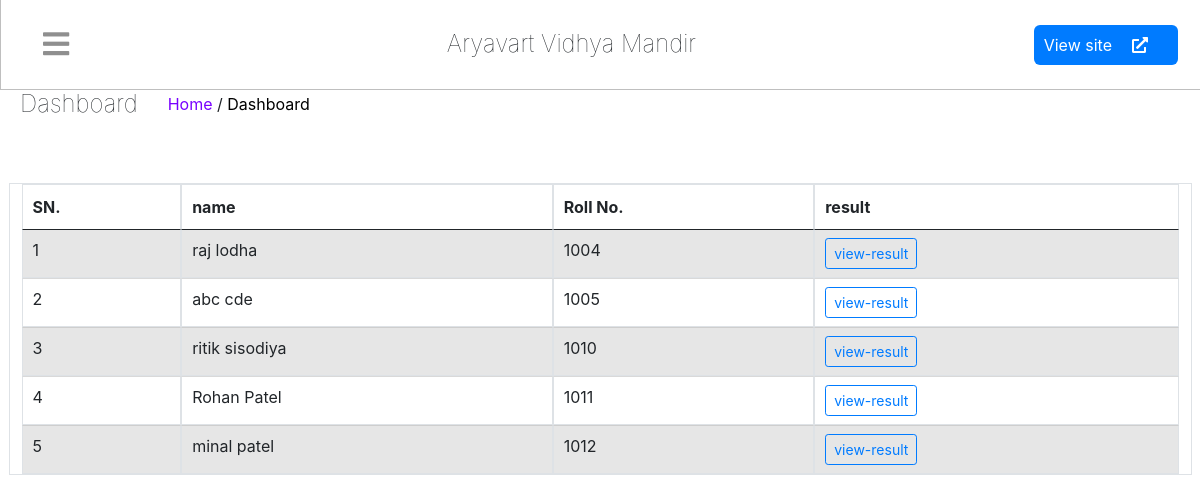
The page /students/ on the database its author committed.
### schoolmain/models.py (models this page shows)
class schoolifo(models.Model):
    icon = models.ImageField(upload_to = 'schoolinfo')
    name = models.CharField(max_length=500)
    address = models.CharField(max_length=500)
    phone = models.CharField(max_length=15)
    phone2 = models.CharField(max_length=15)
    email = models.CharField(max_length=25)

### student/models.py (models this page shows, shortened)
class studentregister(models.Model):
    user  = models.ForeignKey(User,on_delete=models.CASCADE)
    Father_name = models.CharField(max_length = 25)
    Mother_name = models.CharField(max_length = 25)
    schooler_no = models.CharField(max_length = 25)
    gender = models.ForeignKey(gender,on_delete=models.CASCADE)
    dob = models.DateField()
    cast = models.CharField(max_length=20)
    addmission_date  =models.DateField()
    standard = models.ForeignKey(standard,on_delete=models.CASCADE)
    ssmid  =models.CharField(max_length=20)
    addhar_no  =models.CharField(max_length=20)
    address = models.CharField(max_length=100)
    permanent_address = models.CharField(max_length=100)
    account_no = models.CharField(max_length=20)
    IFSC = models.CharField(max_length=20)
    TC = models.FileField(upload_to="certificate",blank=True)
    castcertificate = models.FileField(upload_to='certificate',blank=True)
    status = models.BooleanField(default=False)
    phonestatus = models.BooleanField(default=False)

### myapp/views.py (the view)
# urls.py: path('students/' , views.students,name="getstudents"),
def students(request):
    stulist = studentregister.objects.all()
    return render(request,'index.html',{'stulist':stulist})

### myapp/context_processors.py (called while the page is built)
def alltimefunc(request):
    info = schoolifo.objects.all()[0]
    return {'schoolinfo':info}

### myapp/templates/index.html (shortened to what this page needs)
{% extends 'basic.html' %}
{% block table %}
   {% if stulist %}
   <table class="display table table-striped table-bordered dataTable my-3">
       <thead>
           <tr>
               <th>SN.</th>
               <th>name</th>
               <th>Roll No.</th>
               <th>result</th>
           </tr>
       </thead>
       <tbody>
           {% for row in stulist %}
           <tr>
               <td>{{forloop.counter}}</td>
               <td>{{row.user.first_name}} {{row.user.last_name}}</td>
               <td>{{row.id|add:1000}}</td>
               <td><a href="/?student={{row.user.first_name}} {{row.user.last_name}}&stuid={{row.id}}" class="btn btn-outline-primary btn-sm">view-result</a></td>
           </tr>
           {% endfor %}
       </tbody>
   </table>
{% endif %}
   {% endblock %}

### myapp/templates/basic.html (shortened to what this page needs)
<!DOCTYPE html>
<html lang="en">
{% load static %}
<head>
    <link rel="stylesheet" href="https://cdnjs.cloudflare.com/ajax/libs/font-awesome/5.15.3/css/all.min.css"
 />
    <link href="https://cdn.jsdelivr.net/npm/bootstrap@5.0.2/dist/css/bootstrap.min.css" rel="stylesheet"
>
    <link rel="stylesheet" href="{% static 'dashboard/css/dashboard.css' %}">
  <link rel="stylesheet" href="/static/dist/css/adminlte.min.css">
<link rel="stylesheet" type="text/css" href="https://cdn.datatables.net/1.11.1/css/jquery.dataTables.css">
</head>
<body>
    <div class="{% if request.session.nav %}{{request.session.nav}}{% else %}main{% endif %}" id="mainsidebar">
       {% include 'sidebar_template.html' with user=user id=id %}
        <div class="main-display">
            <div class="main-child">
                <div class="controls">
                    <div class="toggler"  onclick = "Updatenav()">
                        <i class="toggler-ico"></i>
                    </div>
                    <div class="second"><div class="left"><h3>{{schoolinfo.name}}</h3></div></div>
                    <div class="right">
                        <div class="view-site">
                            <a href="{% url "index" %}">View site <i class="fa fa-external-link-alt"></i></a>
                        </div>
                    </div>
                </div>
                 <div class="second">
                    <div class="left">
                        <h3>Dashboard</h3>
                        <div class="location"><a href="#"><span>Home</span></a> / <a href="#">Dashboard</a> </div>
                    </div>
                </div>
                <div class="third mx-3 my-5">
                  <div class="row">
                {% block table %}
                {% endblock %}
                </div>
                </div>
                </div>
            </div>
        </div>
</body>
</html>

### myapp/static/dashboard/css/dashboard.css (style rules this page uses)
* { margin: 0; padding: 0; box-sizing: border-box; }
a { text-decoration: none!important; }
html, body { overflow: hidden; }
.main { display: flex; overflow-y: hidden; }
.main-display { height: 100vh; }
.main-display .main-child { position: fixed; width: 100%; transition: 0.4s; height: 100%; }
.main-display .controls .toggler-ico::before { font-family: "Font Awesome 5 Free"; font-weight: 900; content: "\f0c9"; font-style: normal; }
.main-display .controls .toggler { cursor: pointer; transition: 0.4s; }
.main-display .main-child .controls { display: flex; width: 100%; padding: 22px; justify-content: space-between; border-bottom: 1px solid #00000040; border-left: 1px solid #00000040; }
.main-display .main-child .controls i { font-size: 30px; margin: 0 20px; color: #00000070; }
.main-display .main-child .controls .right { display: flex; }
.main-display .main-child .controls .view-site { display: flex; align-items: center; }
.main-display .main-child .controls .view-site a { background: #007bff; color: #fff; font-size: 16px; height: 30px; display: flex; justify-content: space-around; align-items: center; padding: 20px 10px; text-decoration: none; border-radius: 6px; }
.main-display .main-child .controls .view-site a i { color: #fff; font-size: 16px; }
.main-display .main-child .controls .full-screen, .main-display .main-child .controls .toggler { justify-content: center; align-items: center; display: flex; }
.main-display .second { display: flex; justify-content: space-between; }
.main-display .second h3 { font-size: 24px; font-weight: lighter; margin: 0; }
.main-display .second .left { display: flex; justify-content: center; align-items: center; line-height: 25px; padding-left: 20px; }
.main-display .second .left .location { line-height: 25px; margin-left: 30px; }
.main-display .second .location a { color: #000; }
.main-display .second .location a span { color: #7801ff; }
.main-child { overflow-y: scroll; }
.table { width: 100%; max-width: 100%; margin-bottom: 1rem; background-color: transparent; }
.table-striped tbody tr:nth-of-type(odd) { background-color: rgba(0,0,0,.05); }

### rows shown on the page
schoolifo: name "Aryavart Vidhya Mandir"
studentregister: user.first_name "raj", user.last_name "lodha", id|add "1004"
studentregister: user.first_name "abc", user.last_name "cde", id|add "1005"
studentregister: user.first_name "ritik", user.last_name "sisodiya", id|add "1010"
studentregister: user.first_name "Rohan", user.last_name "Patel", id|add "1011"
studentregister: user.first_name "minal", user.last_name "patel", id|add "1012"
